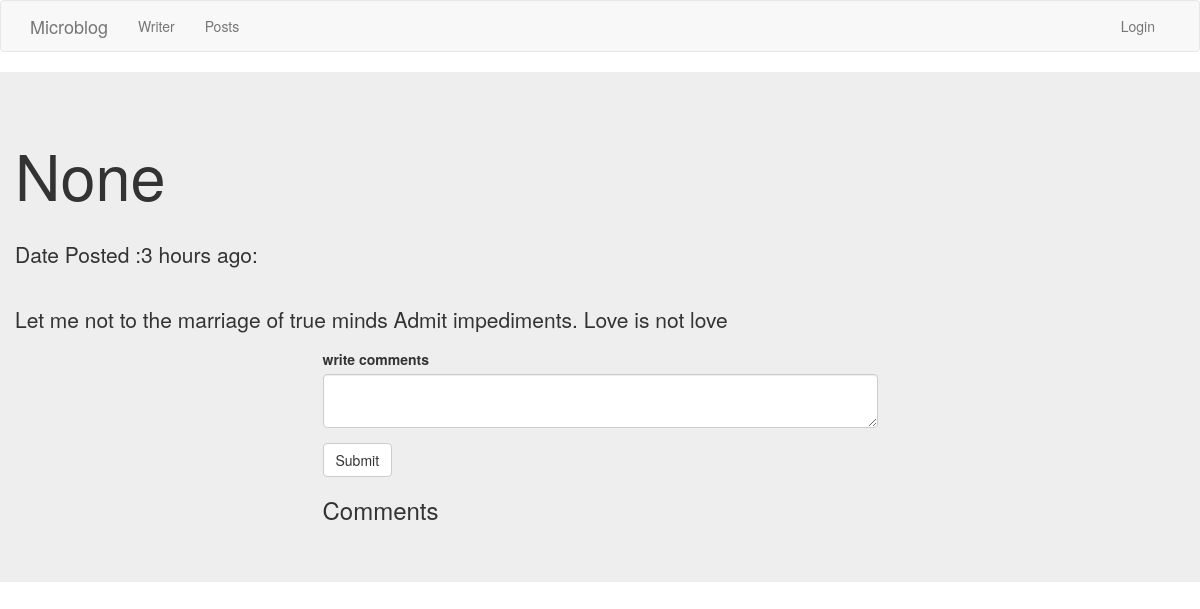
Page /post/8 on the earlier database version.
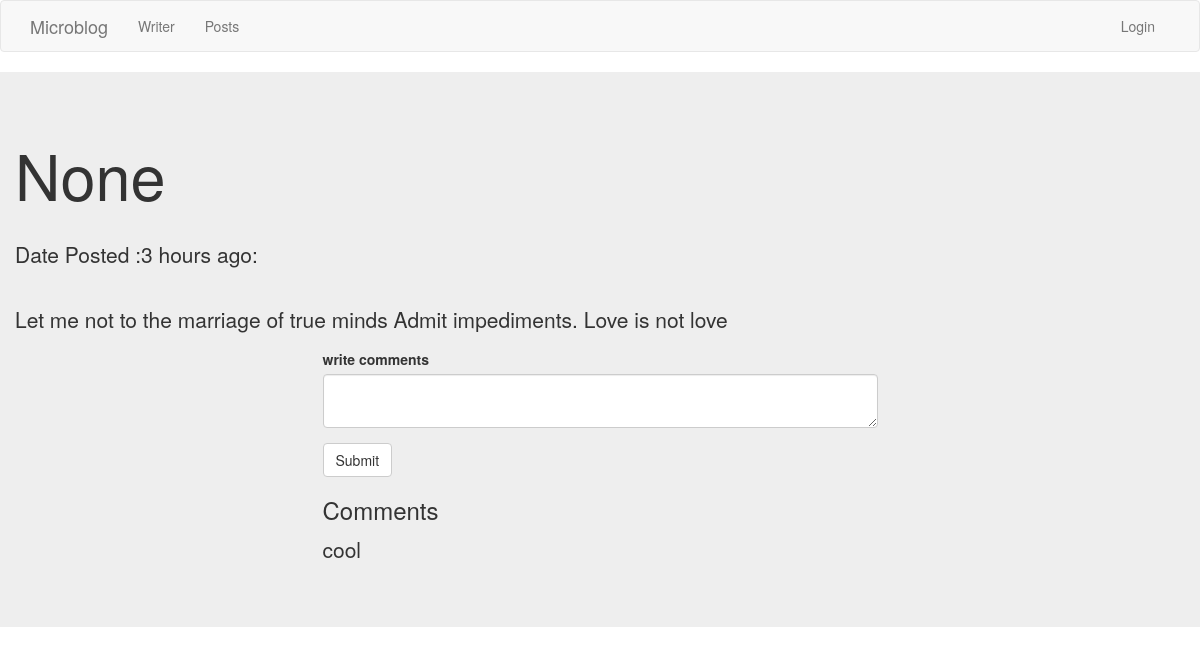
Same page on the later database version.
### app/models.py (models this page shows, shortened)
class Comment(db.Model):
    id = db.Column(db.Integer, primary_key = True)
    comment_body = db.Column(db.String)
    timestamp = db.Column(db.DateTime, index= True, default =datetime.utcnow)
    post_id = db.Column(db.Integer, db.ForeignKey("post.id") )
    user_id = db.Column(db.Integer, db.ForeignKey("user.id") )

### app/main/routes.py (the view)
@bp.route('/post/<id>', methods=['POST','GET'])
def fullpost(id):
   title= f'Posts'
   post = Post.query.filter_by(id=id).first()
   comment  = CommentForm()
   if comment.validate_on_submit():
       comment = Comment(comment_body = comment.comment_body.data, post_id=id)
       db.session.add(comment)
       db.session.commit()
       print(comment)
       return redirect(url_for('main.fullpost', id=post.id))
   allcomments = Comment.query.all()
   postcomments = Comment.query.filter_by(post_id=id).all()
   return render_template('fullpost.html', title=title, post=post, comment=comment, allcomments=allcomments ,postcomments=postcomments)

### app/main/forms.py
class CommentForm(FlaskForm):
    comment_body = TextAreaField('write comments',validators =[DataRequired(),Length(min=1,max=40)])
    submit = SubmitField('Submit')

### app/main/routes.py (called while the page is built)
@bp.before_request
def before_request():
    if current_user.is_authenticated:
        current_user.last_seen = datetime.utcnow()
        db.session.commit()

### app/templates/fullpost.html
{% extends 'base.html' %}
{% block content %}
<div class="jumbotron">
  <div class="container">
     <div class="row">
         <div class="">
             <h1>{{post.title}}</h1>
             <br>
             <p> Date Posted :{{ moment(post.timestamp).fromNow() }}:</p>
             <br>
             <p>{{post.body}}</p>
         </div>
     </div>
  </div>
  <div class="container">
    <div class="row">
        <div class="col-xs-6 col-xs-offset-3">
             {% import 'bootstrap/wtf.html' as wtf %}
             {{wtf.quick_form(comment)}}
             <h3>Comments</h3>
             {% for comment in postcomments %}
             <p>{{comment.comment_body}}</p>
             {% endfor %}
        </div>
    </div>
  </div>
</div>
{% endblock %}

Differences in the rows shown:
added Comment: comment_body "cool"
